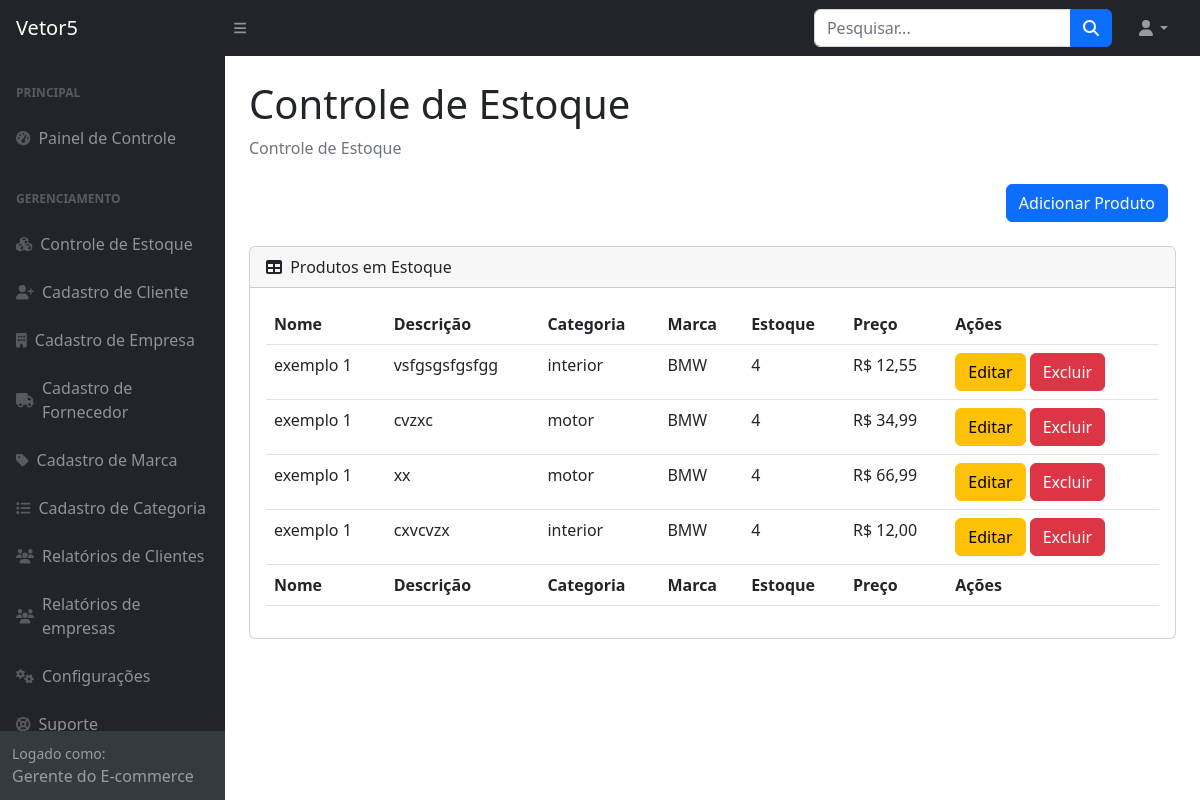
Page /vetor5/estoque/ on the committed database.
### usuarios/models.py (models this page shows, shortened)
class Produtos(models.Model):
    nome = models.CharField(max_length=50)
    descricao = models.TextField(max_length=600)
    marca = models.ForeignKey(Marca_produto, on_delete=models.CASCADE)
    categoria = models.ForeignKey(Categoria_produto, on_delete=models.CASCADE)
    estoque = models.CharField(max_length=40)
    preco = models.FloatField()
    preco_promocional = models.FloatField()
    imagem = models.FileField(upload_to='imagem/')
    peso = models.FloatField()
    dimensao = models.CharField(max_length=50)
    compatibilidade = models.CharField(max_length=50)
    quantidade_fornecida = models.IntegerField()
    material = models.CharField(max_length=50)
    condicao = models.ForeignKey(Condicao, on_delete=models.CASCADE)
    instrucao_instalacao = models.TextField(max_length=300, blank=True)
    fornecedor = models.ForeignKey(Fornecedor, on_delete=models.CASCADE)
    garantia = models.CharField(max_length=50)
    prazo_entrega = models.CharField(max_length=50)

class Categoria_produto(models.Model):
    nome = models.CharField(max_length=40)
    def __str__(self):
        return self.nome
    class Meta:
        verbose_name_plural = "Categoria do produto"

class Marca_produto(models.Model):
    nome = models.CharField(max_length=50)
    def __str__(self):
        return self.nome
    class Meta:
        verbose_name_plural = "Marcas dos produtos"

### usuarios/views.py (the view)
# urls.py: path('estoque/', views.lista_estoque, name='lista_estoque'),
def lista_estoque(request):
    estoques = Produtos.objects.all()
    return render(request, 'estoque.html', {'estoques': estoques})

### usuarios/templates/estoque.html (shortened to what this page needs)
{% load static %}
<!DOCTYPE html>
<html lang="en">
    <head>
        <link href="https://cdn.jsdelivr.net/npm/simple-datatables@7.1.2/dist/style.min.css" rel="stylesheet" />
        <link href="{% static 'css/styles.css' %}" rel="stylesheet" />
    </head>
    <body class="sb-nav-fixed">
        <nav class="sb-topnav navbar navbar-expand navbar-dark bg-dark">
            <a class="navbar-brand ps-3" href="{% url 'index' %}">Vetor5</a>
            <button class="btn btn-link btn-sm order-1 order-lg-0 me-4 me-lg-0" id="sidebarToggle" href="#!"><i class="fas fa-bars"></i></button>
            <form action="{% url 'pesquisare' %}" class="d-none d-md-inline-block form-inline ms-auto me-0 me-md-3 my-2 my-md-0" method="GET"> {% csrf_token %}
                <div class="input-group">
                    <input name="mome_filtrar" class="form-control" type="text" placeholder="Pesquisar..." aria-label="Pesquisar..." aria-describedby="btnNavbarSearch" />
                    <button class="btn btn-primary" id="btnNavbarSearch" type="button"><i class="fas fa-search"></i></button>
                </div>
            </form>
            <ul class="navbar-nav ms-auto ms-md-0 me-3 me-lg-4">
                <li class="nav-item dropdown">
                    <a class="nav-link dropdown-toggle" id="navbarDropdown" href="#" role="button" data-bs-toggle="dropdown" aria-expanded="false"><i class="fas fa-user fa-fw"></i></a>
                </li>
            </ul>
        </nav>
        <div id="layoutSidenav">
            <div id="layoutSidenav_nav">
                <nav class="sb-sidenav accordion sb-sidenav-dark" id="sidenavAccordion">
                    <div class="sb-sidenav-menu">
                        <div class="nav">
                            <div class="sb-sidenav-menu-heading">Principal</div>
                            <a class="nav-link" href="{% url 'gerente' %}">
                                <div class="sb-nav-link-icon"><i class="fas fa-tachometer-alt"></i></div>
                                Painel de Controle
                            </a>
                            <div class="sb-sidenav-menu-heading">Gerenciamento</div>
                            <a class="nav-link" href="{% url 'lista_estoque' %}">
                                <div class="sb-nav-link-icon"><i class="fas fa-cubes"></i></div>
                                Controle de Estoque
                            </a>
                            <a class="nav-link" href="{% url 'adicionar_cliente' %}">
                                <div class="sb-nav-link-icon"><i class="fas fa-user-plus"></i></div>
                                Cadastro de Cliente
                            </a>
                            <a class="nav-link" href="{% url 'adicionar_empresa' %}">
                                <div class="sb-nav-link-icon"><i class="fas fa-building"></i></div>
                                Cadastro de Empresa
                            </a>
                            <a class="nav-link" href="{% url 'criar_fornecedor' %}">
                                <div class="sb-nav-link-icon"><i class="fas fa-truck"></i></div>
                                Cadastro de Fornecedor
                            </a>
                            <a class="nav-link" href="{% url 'marca' %}">
                                <div class="sb-nav-link-icon"><i class="fas fa-tag"></i></div>
                                Cadastro de Marca
                            </a>
                            <a class="nav-link" href="{% url 'adicionar_categoria' %}">
                                <div class="sb-nav-link-icon"><i class="fas fa-list"></i></div>
                                Cadastro de Categoria
                            </a>
                            <a class="nav-link" href="{% url 'pedido_cliente_gerente' %}">
                                <div class="sb-nav-link-icon"><i class="fas fa-users"></i></div>
                                Relatórios de Clientes
                            </a>
                            <a class="nav-link" href="{% url 'pedido_empresa_gerente' %}">
                                <div class="sb-nav-link-icon"><i class="fas fa-users"></i></div>
                                Relatórios de empresas
                            </a>
                            <a class="nav-link" href="{% url 'perfil_gerente' %}">
                                <div class="sb-nav-link-icon"><i class="fas fa-cogs"></i></div>
                                Configurações
                            </a>
                            <a class="nav-link" href="suporte.html">
                                <div class="sb-nav-link-icon"><i class="fas fa-life-ring"></i></div>
                                Suporte
                            </a>
                        </div>
                    </div>
                    <div class="sb-sidenav-footer">
                        <div class="small">Logado como:</div>
                        Gerente do E-commerce
                    </div>
                </nav>
            </div>
            <div id="layoutSidenav_content">
                <main>
                    <div class="container-fluid px-4">
                        <h1 class="mt-4">Controle de Estoque</h1>
                        <ol class="breadcrumb mb-4">
                            <li class="breadcrumb-item active">Controle de Estoque</li>
                        </ol>
                        <div class="d-flex mb-4 justify-content-end">
                            <a href="{% url 'adicionar_produto' %}" class="btn btn-primary me-2">Adicionar Produto</a>
                        </div>
                        <div class="card mb-4">
                            <div class="card-header">
                                <i class="fas fa-table me-1"></i>
                                Produtos em Estoque
                            </div>
                            <div class="card-body">
                                <table id="datatablesSimple" class="table">
                                    <thead>
                                        <tr>
                                            <th>Nome</th>
                                            <th>Descrição</th>
                                            <th>Categoria</th>
                                            <th>Marca</th>
                                            <th>Estoque</th>
                                            <th>Preço</th>
                                            <th>Ações</th>
                                        </tr>
                                    </thead>
                                    <tfoot>
                                        <tr>
                                            <th>Nome</th>
                                            <th>Descrição</th>
                                            <th>Categoria</th>
                                            <th>Marca</th>
                                            <th>Estoque</th>
                                            <th>Preço</th>
                                            <th>Ações</th>
                                        </tr>
                                    </tfoot>
                                    <tbody>
                                        {% for produto in estoques %}
                                            <tr>
                                                <td>{{ produto.nome }}</td>
                                                <td>{{ produto.descricao }}</td>
                                                <td>{{ produto.categoria }}</td>
                                                <td>{{ produto.marca }}</td>
                                                <td>{{ produto.estoque }}</td>
                                                <td>R$ {{ produto.preco|floatformat:2 }}</td>
                                                <td>
                                                    <a href="" class="btn btn-warning">Editar</a>
                                                    <button type="button" class="btn btn-danger">Excluir</button>
                                                </td>
                                            </tr>
                                        {% endfor %}
                                    </tbody>
                                </table>
                            </div>
                        </div>
                    </div>
                </main>
            </div>
        </div>
    </body>
</html>

### rows in the picture
Produtos: nome "exemplo 1", descricao "vsfgsgsfgsfgg", categoria "interior", marca "BMW", estoque "4", preco "12,55"
Produtos: nome "exemplo 1", descricao "cvzxc", categoria "motor", marca "BMW", estoque "4", preco "34,99"
Produtos: nome "exemplo 1", descricao "xx", categoria "motor", marca "BMW", estoque "4", preco "66,99"
Produtos: nome "exemplo 1", descricao "cxvcvzx", categoria "interior", marca "BMW", estoque "4", preco "12,00"
